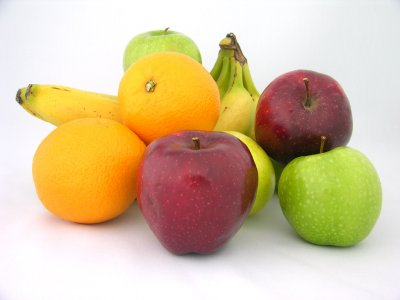
//> input picture 第11回/changeColor/Debug/fruit_image.jpg, 400 x 300 px
$ ./main   (built with g++ and OpenCV 4)
//> lines starting //> are read from the running program, lines starting //| are printed output that depends on the picture
//
//  changeColor.cpp
//
//
//  Created by Masashi Morimoto on 2022/06/22.
//

#include <iostream>
#include <opencv2/opencv.hpp>
#define FILE_NAME "fruit_image.jpg"

//ウィンドウ名
#define WINDOW_NAME_INPUT "input"
#define WINDOW_NAME_OUTPUT "output"
// 0. 定数の定義
#define HUE_DIFF (90) //Hの変化量
#define SAT_DIFF (50) //Sの変化量
#define VAL_DIFF (50) //Vの変化量
#define HUE_MIN (0) // Hの最小値
#define HUE_MAX (180) // Hの最大値（シフト幅）
#define SAT_MIN (0) // Sの最小値
#define VAL_MIN (0) // Vの最小値


int main(int argc, const char * argv[]) {
    // 1. 変数の宣言
    int x, y;    //走査用
    cv::Vec3b p; //色値(HSV)
    int h,s,v;   //色値(各要素)
    cv::Mat src_img, hsv_img, dst_img; //入力画像，HSV画像，出力画像

    // 2. カラー画像の入力
    src_img = cv::imread(FILE_NAME, cv::IMREAD_COLOR);
//> src_img is the input picture: 300 rows x 400 cols, CV_8UC3; mean B, G, R 155.7, 193, 214.5
    if (src_img.empty()) { //入力失敗の場合
        fprintf(stderr, "Cannot read image file: %s.\n", FILE_NAME);
        return (-1);
    }

    // 3. 色変換 (BGR → HSV)
    cv::cvtColor(src_img, hsv_img, cv::COLOR_BGR2HSV);
//> hsv_img: 300 rows x 400 cols, CV_8UC3; mean H, S, V 80.1, 83.8, 218.1

    // 4. 画像処理
    for (y=0; y<hsv_img.rows; y++) {
        for (x=0; x<hsv_img.cols; x++) {
            p = hsv_img.at<cv::Vec3b>(y, x); //各画素のHSV値を取得
            h = p[0]; s = p[1]; v = p[2];
            h -= HUE_DIFF;       //明度を下げる
            if (h <HUE_MIN) {   //下限を超えた場合は修正
                h += HUE_MAX;
            }
            p[0] = h; p[1] = s; p[2] = v;   //変更後の値を格納
            hsv_img.at<cv::Vec3b>(y, x) = p;
        }
    }
//> this loop made 300 passes
//> (h, s, v) on passes 1 to 3: (16, 13, 221), (16, 13, 223), (13, 10, 223)
//> hsv_img: 300 rows x 400 cols, CV_8UC3; mean H, S, V 79.9, 83.8, 218.1
//> after the loop, p = [45, 13, 242]; h = 45; s = 13; v = 242

    // 5. 色変換 (HSV → BGR)
    cv::cvtColor(hsv_img, dst_img, cv::COLOR_HSV2BGR);
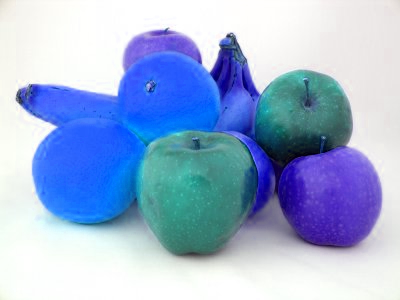
//> dst_img: 300 rows x 400 cols, CV_8UC3; mean B, G, R 215.3, 177.9, 156.3

    // 6. 表示
    cv::imshow(WINDOW_NAME_INPUT , src_img); // 入力画像の表示
    cv::imshow(WINDOW_NAME_OUTPUT, dst_img); // 出力画像の表示
    cv::waitKey(); // キー入力待ち (止める)
    return 0;
}
